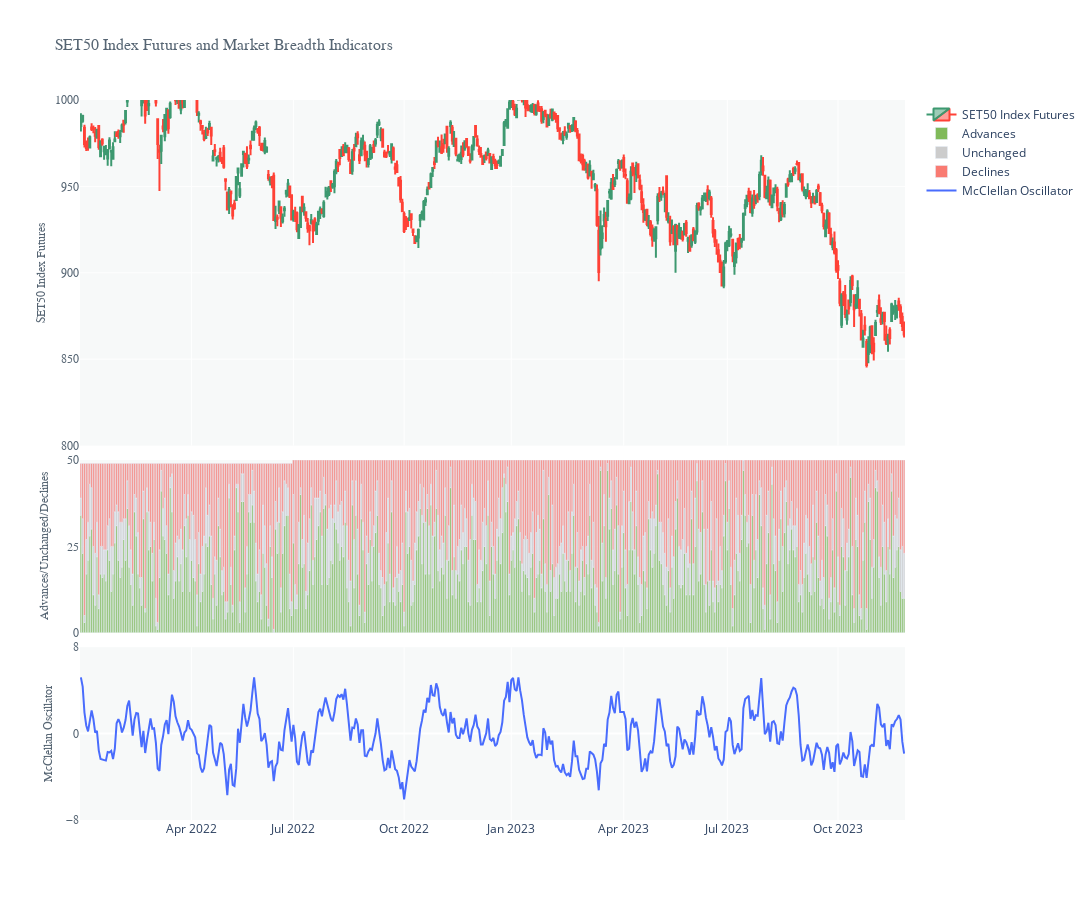

Source (notebook cell):
### Markdown cell above
###### **SET50 Index Futures, Advances-Declines, McClellan Oscillator**

### Code cell
# Create a date range from the start date to the end date
dt_all = pd.date_range(start=SET50_FUTURES_BREADTH['Date'].iloc[0], end=SET50_FUTURES_BREADTH['Date'].iloc[-1])

# Retrieve the dates that are in the original dataset
dt_obs = [d for d in pd.to_datetime(SET50_FUTURES_BREADTH['Date'])]

# Define dates with missing values
dt_breaks = [d.strftime("%Y-%m-%d") for d in dt_all if d not in dt_obs]

# Create a subplot figure with three rows and one column
fig1 = make_subplots(rows=3, cols=1, shared_xaxes=True, vertical_spacing=0.02, row_heights=[0.4, 0.2, 0.2])

# Plot SET Index on the first row
fig1.add_trace(go.Candlestick(x=SET50_FUTURES_BREADTH['Date'],
                            open=SET50_FUTURES_BREADTH['Open'],
                            high=SET50_FUTURES_BREADTH['High'],
                            low=SET50_FUTURES_BREADTH['Low'],
                            close=SET50_FUTURES_BREADTH['Close'],
                            name='SET50 Index Futures'))

# Plot Advances, Unchanged, and Declines on the second row
fig1.add_trace(go.Bar(name="Advances", 
                      x=SET50_FUTURES_BREADTH['Date'], y=SET50_FUTURES_BREADTH['Advance'], 
                      marker_color='rgb(128,186,90)'),
              row=2, col=1)
fig1.add_trace(go.Bar(name="Unchanged", 
                      x=SET50_FUTURES_BREADTH['Date'], y=SET50_FUTURES_BREADTH['Unchanged'], 
                      marker_color='rgb(204,204,204)'),
              row=2, col=1)
fig1.add_trace(go.Bar(name="Declines", 
                      x=SET50_FUTURES_BREADTH['Date'], y=SET50_FUTURES_BREADTH['Declines'], 
                      marker_color='rgb(249,123,114)'),
              row=2, col=1)
fig1.update_layout(barmode='relative')

# Plot McClellan Oscillator on the third row
fig1.add_trace(go.Scatter(name='McClellan Oscillator',
                          x=SET50_FUTURES_BREADTH['Date'], y=SET50_FUTURES_BREADTH['McClellanOscillator'],
                          mode='lines', line=dict(color='#496CFD', width=2)),
               row=3, col=1)

# Update layout
fig1.update_layout(height=900, width=1200, 
                   showlegend=False, xaxis_rangeslider_visible=False, 
                   plot_bgcolor="#F7F9F9")

# Hide dates with no values
fig1.update_xaxes(rangebreaks=[dict(values=dt_breaks)])

# Update y-axis titles and fonts
fig1.update_yaxes(title_text="SET50 Index Futures",
                  range=[800, 1000], tickmode='array',
                  title_font=dict(size=12, family='Arial', color='#566573'), 
                  tickfont=dict(size=12, family='Arial', color='#566573'), 
                  title_standoff=6, row=1, col=1)

fig1.update_yaxes(title_text="Advances/Unchanged/Declines", 
                  range=[0, 50], tickmode='array', tickvals=(0, 50, 25),
                  title_font=dict(size=12, family='Arial', color='#566573'), 
                  tickfont=dict(size=12, family='Arial', color='#566573'), 
                  title_standoff=15, row=2, col=1)

fig1.update_yaxes(title_text="McClellan Oscillator", 
                  range=[-8, 8], tickmode='array', tickvals=(-8, 8, 0.0),
                  title_font=dict(size=12, family='Arial', color='#566573'), 
                  tickfont=dict(size=12, family='Arial', color='#566573'), 
                  title_standoff=10, row=3, col=1)

# Update x-axis label
fig1.update_xaxes(title_font=dict(size=16, family='Arial', color='#566573'), 
                  row=3, col=1)

# Update the overall layout title
fig1.update_layout(title='SET50 Index Futures and Market Breadth Indicators', 
                   title_font=dict(size=16, family='Arial', color='#566573'), 
                   showlegend=True)

# Set the date range
start_date = dt.datetime.today() - dt.timedelta(int(365/2))
end_date = dt.datetime.today() + dt.timedelta(hours=7)
fig1.update_layout(xaxis_range=[start_date, end_date])

### Figure 1 — Plotly figure (JSON) as saved in the notebook; plotly's stock layout.template omitted (floating-point values rounded to 4 significant figures; data arrays with more than 128 entries replaced by an {"elided": "..."} marker saying what was removed)
{"data": [{"close": {"elided": "462 float values"}, "high": {"elided": "462 float values"}, "low": {"elided": "462 float values"}, "name": "SET50 Index Futures", "open": {"elided": "462 float values"}, "type": "candlestick", "x": {"elided": "462 str values"}}, {"marker": {"color": "rgb(128,186,90)"}, "name": "Advances", "type": "bar", "x": {"elided": "462 str values"}, "xaxis": "x2", "y": {"elided": "462 int values"}, "yaxis": "y2"}, {"marker": {"color": "rgb(204,204,204)"}, "name": "Unchanged", "type": "bar", "x": {"elided": "462 str values"}, "xaxis": "x2", "y": {"elided": "462 int values"}, "yaxis": "y2"}, {"marker": {"color": "rgb(249,123,114)"}, "name": "Declines", "type": "bar", "x": {"elided": "462 str values"}, "xaxis": "x2", "y": {"elided": "462 int values"}, "yaxis": "y2"}, {"line": {"color": "#496CFD", "width": 2}, "mode": "lines", "name": "McClellan Oscillator", "type": "scatter", "x": {"elided": "462 str values"}, "xaxis": "x3", "y": {"elided": "462 float values"}, "yaxis": "y3"}], "layout": {"barmode": "relative", "height": 900, "plot_bgcolor": "#F7F9F9", "showlegend": true, "title": {"font": {"color": "#566573", "family": "Arial", "size": 16}, "text": "SET50 Index Futures and Market Breadth Indicators"}, "width": 1200, "xaxis": {"anchor": "y", "domain": [0, 1], "matches": "x3", "range": ["2023-05-27T11:43:24.029626", "2023-11-25T18:43:24.029626"], "rangebreaks": [{"values": {"elided": "228 str values"}}], "rangeslider": {"visible": false}, "showticklabels": false}, "xaxis2": {"anchor": "y2", "domain": [0, 1], "matches": "x3", "rangebreaks": [{"values": {"elided": "228 str values"}}], "showticklabels": false}, "xaxis3": {"anchor": "y3", "domain": [0, 1], "rangebreaks": [{"values": {"elided": "228 str values"}}], "title": {"font": {"color": "#566573", "family": "Arial", "size": 16}}}, "yaxis": {"anchor": "x", "domain": [0.52, 1], "range": [800, 1000], "tickfont": {"color": "#566573", "family": "Arial", "size": 12}, "tickmode": "array", "title": {"font": {"color": "#566573", "family": "Arial", "size": 12}, "standoff": 6, "text": "SET50 Index Futures"}}, "yaxis2": {"anchor": "x2", "domain": [0.26, 0.5], "range": [0, 50], "tickfont": {"color": "#566573", "family": "Arial", "size": 12}, "tickmode": "array", "tickvals": [0, 50, 25], "title": {"font": {"color": "#566573", "family": "Arial", "size": 12}, "standoff": 15, "text": "Advances/Unchanged/Declines"}}, "yaxis3": {"anchor": "x3", "domain": [0, 0.24], "range": [-8, 8], "tickfont": {"color": "#566573", "family": "Arial", "size": 12}, "tickmode": "array", "tickvals": [-8, 8, 0], "title": {"font": {"color": "#566573", "family": "Arial", "size": 12}, "standoff": 10, "text": "McClellan Oscillator"}}}}
